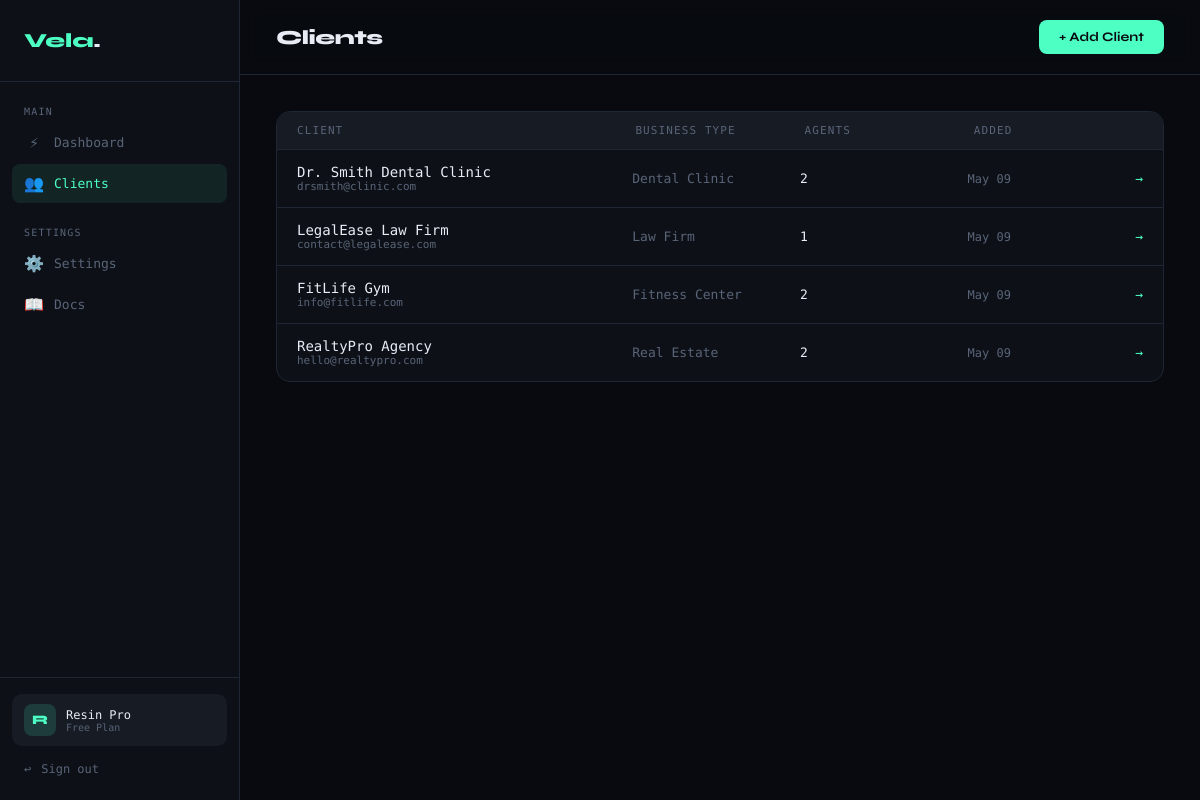
The app's page /clients (signed in) with its own data.
### app.py (models this page shows)
class Client(db.Model):
    id = db.Column(db.Integer, primary_key=True)
    name = db.Column(db.String(100), nullable=False)
    business_type = db.Column(db.String(100))
    email = db.Column(db.String(120))
    phone = db.Column(db.String(20))
    agency_id = db.Column(db.Integer, db.ForeignKey('agency.id'), nullable=False)
    created_at = db.Column(db.DateTime, default=datetime.utcnow)
    agents = db.relationship('Agent', backref='client', lazy=True)

### app.py (the view)
@app.route('/clients')
def clients():
    if 'agency_id' not in session:
        return redirect(url_for('login'))
    clients = Client.query.filter_by(agency_id=session['agency_id']).all()
    return render_template('clients.html', clients=clients)

### templates/clients.html (shortened to what this page needs)
{% extends "base.html" %}
{% block page_title %}Clients{% endblock %}
{% block topbar_actions %}
  <a href="/clients/add" class="btn-primary">+ Add Client</a>
{% endblock %}
{% block content %}
{% if clients %}
<div class="table-wrap">
  <div class="table-header" style="grid-template-columns:2fr 1fr 1fr 1fr auto;">
    <span>Client</span>
    <span>Business Type</span>
    <span>Agents</span>
    <span>Added</span>
  </div>
  {% for client in clients %}
  <a href="/clients/{{ client.id }}" class="table-row" style="grid-template-columns:2fr 1fr 1fr 1fr auto;">
    <div>
      <div style="font-size:14px;">{{ client.name }}</div>
      <div style="font-size:11px;color:var(--muted);">{{ client.email or '—' }}</div>
    </div>
    <div style="color:var(--muted);font-size:13px;">{{ client.business_type or '—' }}</div>
    <div style="font-size:13px;">{{ client.agents|length }}</div>
    <div style="color:var(--muted);font-size:12px;">{{ client.created_at.strftime('%b %d') }}</div>
    <div style="color:var(--accent);font-size:13px;">→</div>
  </a>
  {% endfor %}
</div>
{% endif %}
{% endblock %}

### templates/base.html (style rules this page uses)
:root { --bg: #080A0F; --surface: #0D1117; --surface2: #161B24; --border: #1E2733; --accent: #4DFFC3; --accent2: #7B61FF; --text: #E8EDF5; --muted: #5A6478; --danger: #FF4D6D; --warning: #FFB547; --sidebar: 240px; }
* { margin: 0; padding: 0; box-sizing: border-box; }
body { background: var(--bg); color: var(--text); font-family: 'DM Mono', monospace; min-height: 100vh; display: flex; }
.btn-primary { background: var(--accent); color: var(--bg); border: none; padding: 9px 20px; border-radius: 8px; font-family: 'Syne', sans-serif; font-weight: 700; font-size: 13px; cursor: pointer; text-decoration: none; transition: all 0.2s; display: inline-flex; align-items: center; gap: 6px; }
.table-wrap { background: var(--surface); border: 1px solid var(--border); border-radius: 14px; overflow: hidden; }
.table-header { display: grid; padding: 12px 20px; background: var(--surface2); font-size: 11px; letter-spacing: 0.1em; color: var(--muted); text-transform: uppercase; border-bottom: 1px solid var(--border); }
.table-row { display: grid; padding: 14px 20px; border-bottom: 1px solid var(--border); align-items: center; transition: background 0.15s; text-decoration: none; color: var(--text); }
.table-row:last-child { border-bottom: none; }

### records on screen
Client: name "Dr. Smith Dental Clinic", email "drsmith@clinic.com", business_type "Dental Clinic", agents|length "2", created_at "May 09"
Client: name "LegalEase Law Firm", email "contact@legalease.com", business_type "Law Firm", agents|length "1", created_at "May 09"
Client: name "FitLife Gym", email "info@fitlife.com", business_type "Fitness Center", agents|length "2", created_at "May 09"
Client: name "RealtyPro Agency", email "hello@realtypro.com", business_type "Real Estate", agents|length "2", created_at "May 09"

### other values on screen
{{ session.agency_name[0].upper() if session.agency_name else 'A' }} "R"
{{ session.agency_name or 'My Agency' }} "Resin Pro"
